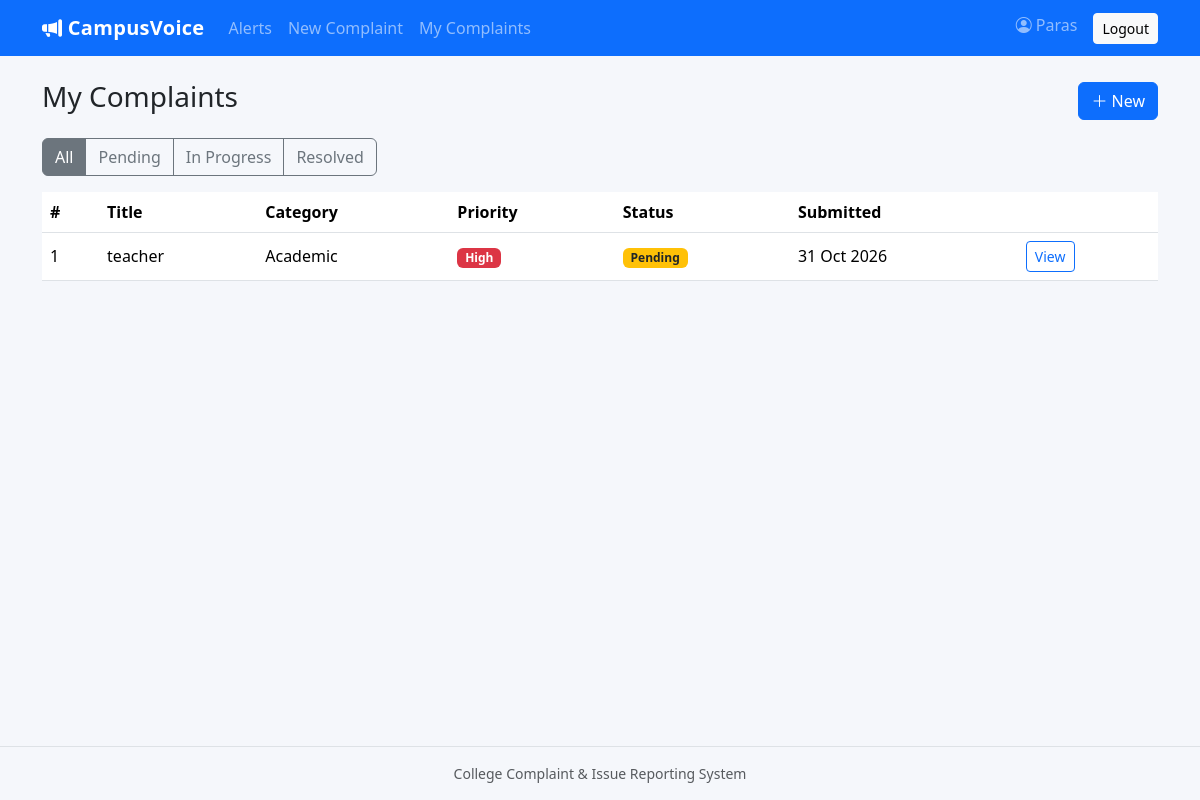
/my-complaints (signed in), run on the app's committed database.
### models.py (models this page shows, shortened)
class User(db.Model):
    __tablename__ = "users"
    id = db.Column(db.Integer, primary_key=True)
    name = db.Column(db.String(100), nullable=False)
    email = db.Column(db.String(120), unique=True, nullable=False)
    roll_no = db.Column(db.String(30))
    department = db.Column(db.String(80))
    password_hash = db.Column(db.String(255), nullable=False)
    role = db.Column(db.String(10), nullable=False, default="student")  # student | admin
    created_at = db.Column(db.DateTime, default=datetime.utcnow)
    complaints = db.relationship("Complaint", backref="student", lazy=True)

class Complaint(db.Model):
    __tablename__ = "complaints"
    id = db.Column(db.Integer, primary_key=True)
    user_id = db.Column(db.Integer, db.ForeignKey("users.id"), nullable=False)
    title = db.Column(db.String(150), nullable=False)
    category = db.Column(db.String(40), nullable=False)
    priority = db.Column(db.String(10), nullable=False, default="Medium")
    description = db.Column(db.Text, nullable=False)
    status = db.Column(db.String(20), nullable=False, default="Pending")
    admin_remarks = db.Column(db.Text)
    created_at = db.Column(db.DateTime, default=datetime.utcnow)
    updated_at = db.Column(db.DateTime, default=datetime.utcnow, onupdate=datetime.utcnow)
    history = db.relationship("StatusHistory", backref="complaint", lazy=True,
                              order_by="StatusHistory.changed_at")

### app.py (the view)
@app.route("/my-complaints")
@login_required
def my_complaints():
    u = current_user()
    q = Complaint.query.filter_by(user_id=u.id)
    status = request.args.get("status", "")
    if status in STATUSES:
        q = q.filter_by(status=status)
    complaints = q.order_by(Complaint.created_at.desc()).all()
    return render_template("my_complaints.html", complaints=complaints, status=status)

### app.py (called while the page is built)
def current_user():
    uid = session.get("user_id")
    return db.session.get(User, uid) if uid else None

@app.context_processor
def inject_globals():
    return dict(current_user=current_user(), STATUSES=STATUSES,
                CATEGORIES=CATEGORIES, PRIORITIES=PRIORITIES)

def login_required(f):
    @wraps(f)
    def wrapper(*a, **kw):
        if not current_user():
            flash("Please log in first.", "warning")
            return redirect(url_for("login"))
        return f(*a, **kw)
    return wrapper

### templates/my_complaints.html (shortened to what this page needs)
{% extends "base.html" %}
{% from "_macros.html" import status_badge, priority_badge %}
{% block content %}
<div class="d-flex justify-content-between align-items-center mb-3">
  <h3>My Complaints</h3>
  <a href="{{ url_for('new_complaint') }}" class="btn btn-primary"><i class="bi bi-plus-lg"></i> New</a>
</div>
<div class="btn-group mb-3">
  <a class="btn btn-outline-secondary {{ 'active' if not status }}" href="{{ url_for('my_complaints') }}">All</a>
  {% for s in STATUSES %}<a class="btn btn-outline-secondary {{ 'active' if status==s }}" href="{{ url_for('my_complaints', status=s) }}">{{ s }}</a>{% endfor %}
</div>
{% if complaints %}
<div class="table-responsive"><table class="table table-hover align-middle bg-white">
  <thead><tr><th>#</th><th>Title</th><th>Category</th><th>Priority</th><th>Status</th><th>Submitted</th><th></th></tr></thead>
  <tbody>{% for c in complaints %}
    <tr><td>{{ c.id }}</td><td>{{ c.title }}</td><td>{{ c.category }}</td><td>{{ priority_badge(c.priority) }}</td>
    <td>{{ status_badge(c.status) }}</td><td>{{ c.created_at.strftime('%d %b %Y') }}</td>
    <td><a class="btn btn-sm btn-outline-primary" href="{{ url_for('complaint_detail', cid=c.id) }}">View</a></td></tr>
  {% endfor %}</tbody></table></div>
{% else %}<div class="alert alert-info">No complaints found.</div>{% endif %}
{% endblock %}

### templates/base.html (shortened to what this page needs)
<!DOCTYPE html>
<html lang="en">
<head>
  <link href="https://cdn.jsdelivr.net/npm/bootstrap@5.3.3/dist/css/bootstrap.min.css" rel="stylesheet">
  <link href="https://cdn.jsdelivr.net/npm/bootstrap-icons@1.11.3/font/bootstrap-icons.css" rel="stylesheet">
  <link href="{{ url_for('static', filename='css/style.css') }}" rel="stylesheet">
</head>
<body class="d-flex flex-column min-vh-100">
<nav class="navbar navbar-expand-lg navbar-dark bg-primary">
  <div class="container">
    <a class="navbar-brand" href="{{ url_for('index') }}"><i class="bi bi-megaphone-fill"></i> CampusVoice</a>
    <div id="nav" class="collapse navbar-collapse">
      <ul class="navbar-nav me-auto">
        <li class="nav-item"><a class="nav-link" href="{{ url_for('alerts') }}">Alerts</a></li>
        {% if current_user and current_user.role == 'student' %}
          <li class="nav-item"><a class="nav-link" href="{{ url_for('new_complaint') }}">New Complaint</a></li>
          <li class="nav-item"><a class="nav-link" href="{{ url_for('my_complaints') }}">My Complaints</a></li>
        {% endif %}
      </ul>
      <ul class="navbar-nav">
        {% if current_user %}
          <li class="nav-item"><span class="navbar-text me-3"><i class="bi bi-person-circle"></i> {{ current_user.name }}</span></li>
          <li class="nav-item"><a class="btn btn-light btn-sm" href="{{ url_for('logout') }}">Logout</a></li>
        {% else %}
          <li class="nav-item"><a class="nav-link" href="{{ url_for('login') }}">Login</a></li>
          <li class="nav-item"><a class="btn btn-light btn-sm" href="{{ url_for('register') }}">Register</a></li>
        {% endif %}
      </ul>
    </div>
  </div>
</nav>
<main class="container my-4 flex-grow-1">
  {% block content %}{% endblock %}
</main>
<footer class="text-center text-muted py-3 border-top small">College Complaint &amp; Issue Reporting System</footer>
</body>
</html>

### templates/_macros.html
{% macro status_badge(s) -%}
<span class="badge bg-{{ {'Pending':'warning text-dark','In Progress':'info text-dark','Resolved':'success'}[s] }}">{{ s }}</span>
{%- endmacro %}
{% macro priority_badge(p) -%}
<span class="badge bg-{{ {'Low':'secondary','Medium':'primary','High':'danger'}[p] }}">{{ p }}</span>
{%- endmacro %}

### static/css/style.css (style rules this page uses)
body { background: #f5f7fb; }
.navbar-brand { font-weight: 700; letter-spacing: .3px; }

### data on the page
User: name "Paras"
Complaint: id "1", title "teacher", category "Academic", priority "High", status "Pending", created_at "31 Oct 2026"

### other printed values
{{ s }} "Pending" "In Progress" "Resolved"
